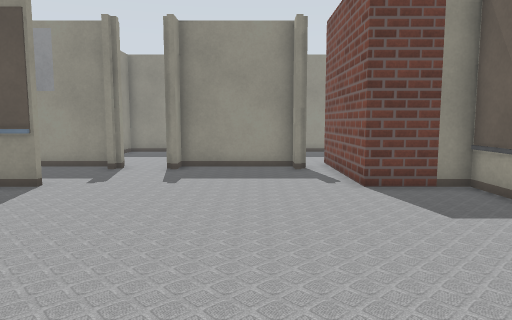
[1] (above)

24 first-person views from a walk through a robot-simulator world made for Gazebo. The camera is 0.9 m above the floor, tilts 6° down and sees 70° across. Floor lines are 1 m apart. The floor is counted in squares, 0.5 m on a side. Each view is taken from the middle of a square. On the plan, view 1 faces up. The plan holds only what a view shows up to about 18 squares ahead; the rest is blank. The place goes on beyond the plan. The robots in the file are not drawn. Simple patterns stand in for the simulator's built-in surfaces. Simple shapes stand in for some stock models. Some surface patterns are stand-ins.

[2]
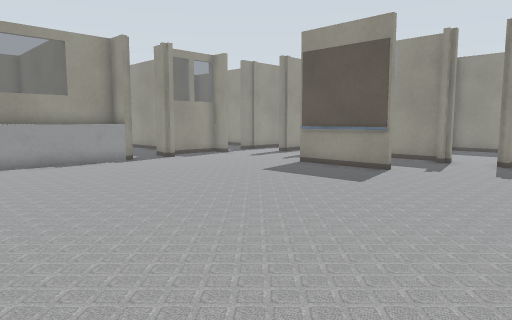

[3]
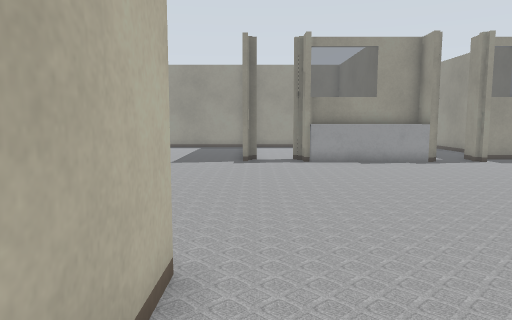

[4]
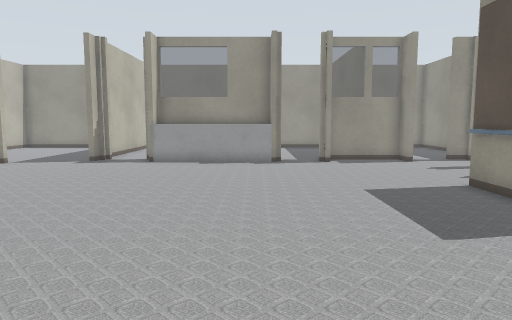

[5]
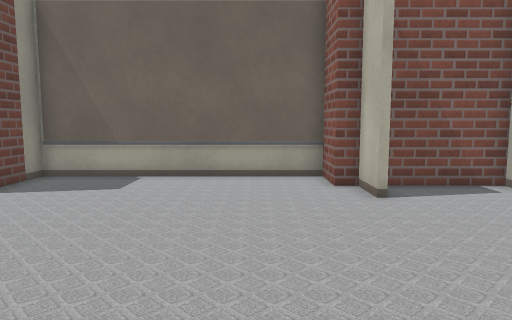

[6]
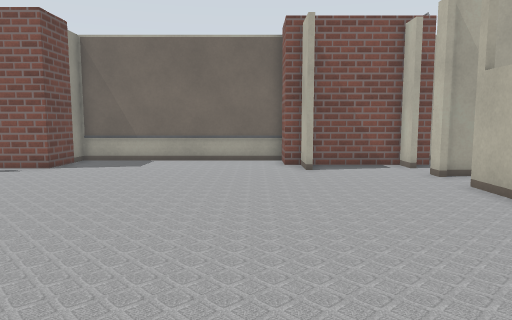

[7]
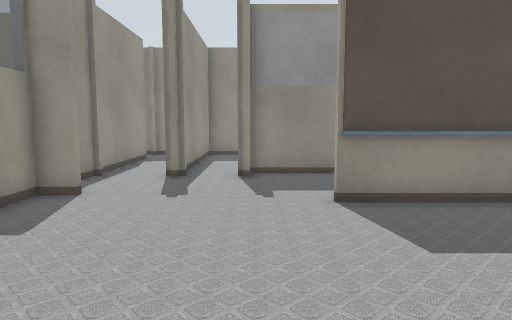

[8]
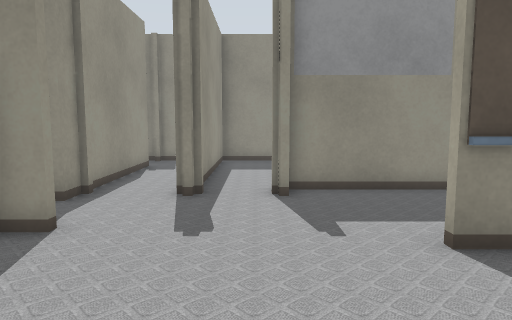

[9]
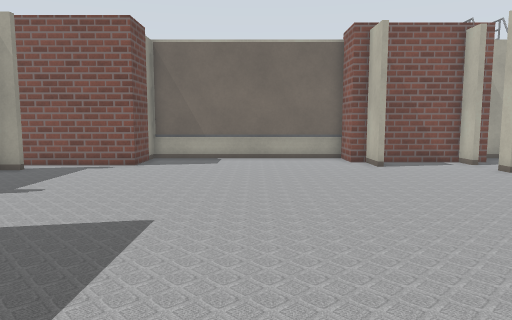

[10]
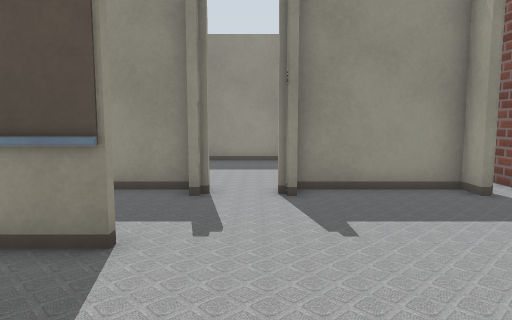

[11]
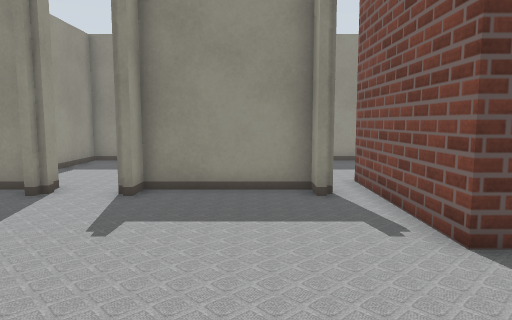

[12]
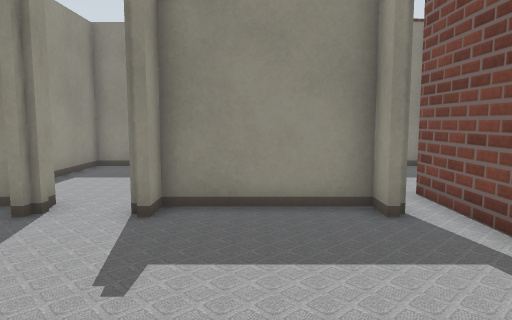

[13]
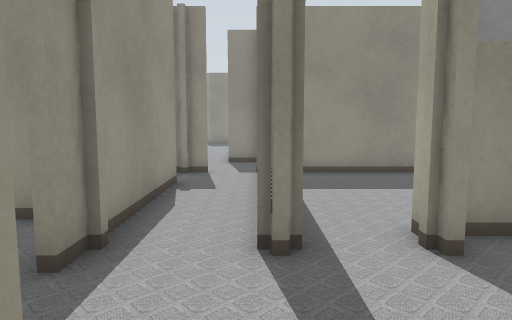

[14]
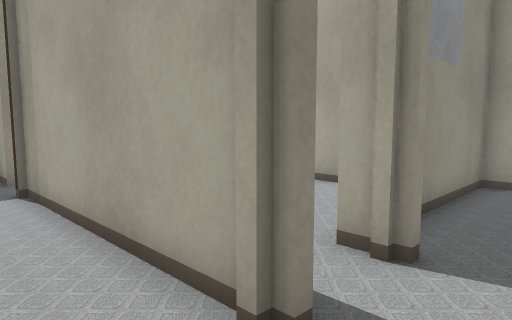

[15]
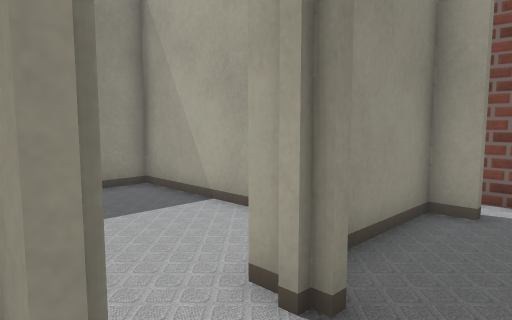

[16]
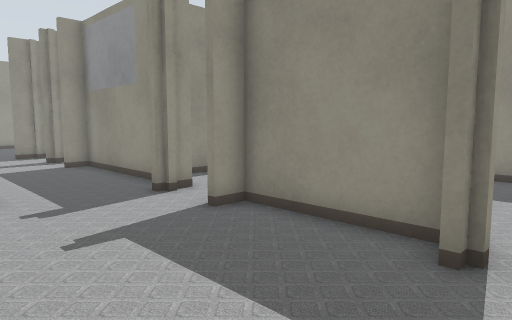

[17]
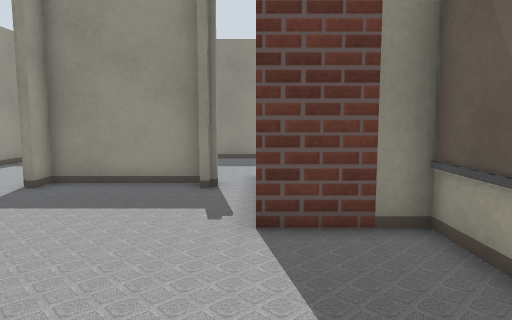

[18]
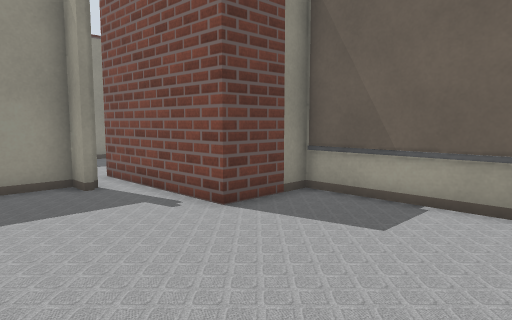

[19]
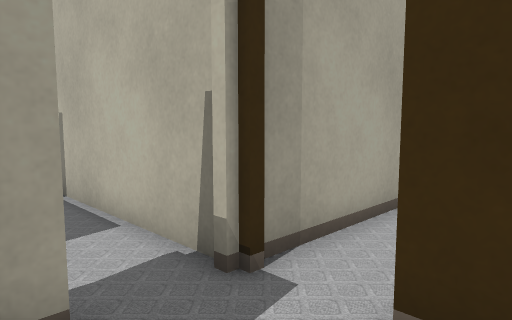

[20]
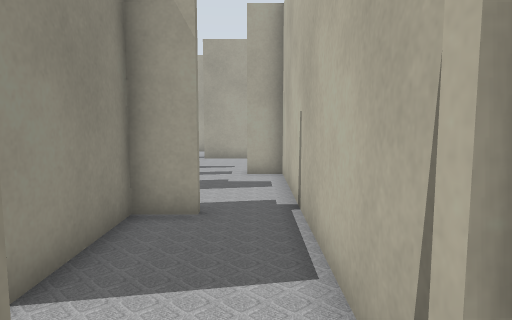

[21]
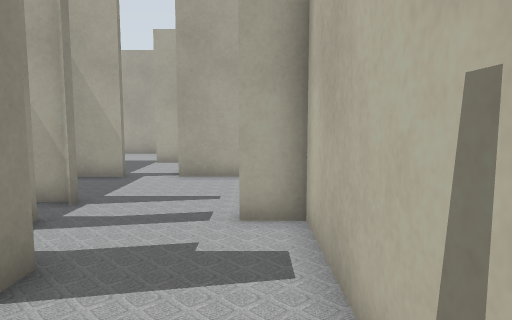

[22]
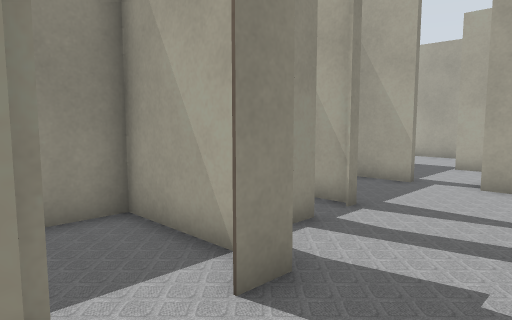

[23]
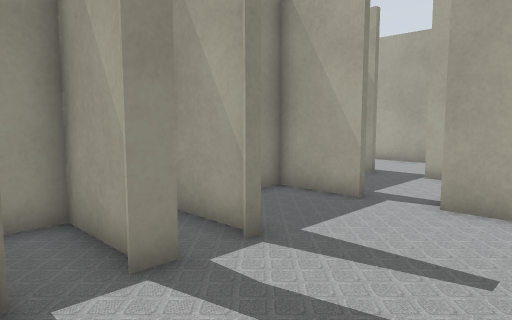

[24]
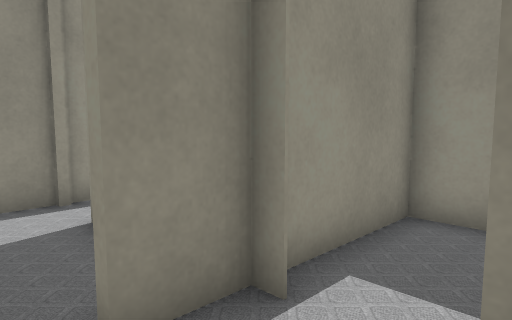

### Floor plan
Key: @ floor where view 1 was taken; # wall or solid block; . floor; = window, fence, low wall or low ledge; O other object.
Columns run from 18 left of view 1 to 10 right of it. Each row starts with its distance up from view 1.
 31                             #
 30          #### #    ##   # ..#
 29          #..# # # ..#  .....#
 28          #..# #.#...#.......
 27          # .###.........#
 26    ##.#  ##.#.......#   #
 25 ..##..####..........#
 24  ...................#
 23  ..............#....#  OO
 22 ##.######################
 21 ...#      ##.....# .....
 20  #.#       #.....# .....
 19  #.#       #.....# ....
 18  #.#       #.....# ....
 17  #.#       #.....  ...
 16  #.#      ##.....   .O
 15  #.#  ########.######O
 14 ##.####.....##.#...##O
 13 .....................O
 12  ....................O
 11 ##...................O
 10 ##......####.........O###
  9  #......................#
  8  #......................#
  7 ##......................#
  6  .......................#
  5  ##.....................#
  4  #=.....................#
  3  #=.....................#
  2  #=.....................#
  1  #=...................OO#
  0 ##=...............@..##
 -1 ##....................O
 -2  .....................O
 -3 ##....................O
 -4  #............####.#.##

Where each view was taken, in squares from view 1:
view 1: 0 up, 0 right, facing up
view 2: 3 down, 0 right, facing up-left
view 3: 3 down, 0 right, facing left
view 4: 4 up, 0 right, facing left
view 5: 3 up, 6 left, facing right
view 6: 2 up, 11 left, facing right
view 7: 2 up, 12 left, facing up
view 8: 5 up, 13 left, facing up
view 9: 5 up, 12 left, facing right
view 10: 5 up, 4 left, facing up
view 11: 5 up, 0 right, facing up
view 12: 7 up, 1 left, facing up
view 13: 9 up, 15 left, facing up
view 14: 12 up, 17 left, facing up-right
view 15: 12 up, 6 left, facing up-right
view 16: 9 up, 3 right, facing up-left
view 17: 4 up, 3 right, facing up
view 18: 4 up, 2 left, facing up-right
view 19: 25 up, 18 left, facing down-right
view 20: 23 up, 16 left, facing right
view 21: 23 up, 10 left, facing right
view 22: 23 up, 9 left, facing up-right
view 23: 23 up, 6 left, facing up-right
view 24: 23 up, 6 left, facing up-left
